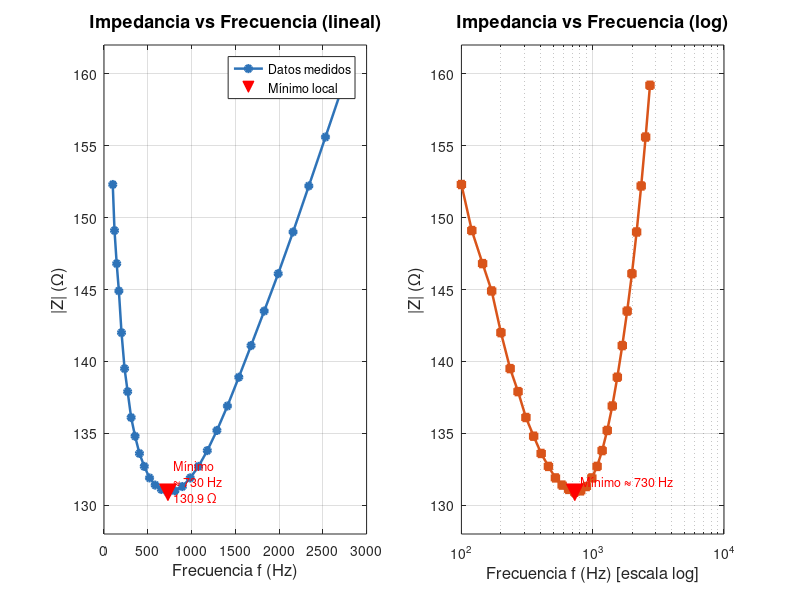

Here is the MATLAB script that generated this plot: (Note: this script raises an error after producing the figure.)
%% PARTE A — Análisis exploratorio
% Datos: frecuencia f (Hz) vs magnitud de impedancia |Z| (Ohm)

clc; clear; close all;

%% Datos experimentales
f = [100, 120, 145, 170, 200, 235, 270, 310, 355, 405, ...
     460, 520, 585, 655, 730, 810, 895, 985, 1080, 1180, ...
     1290, 1410, 1540, 1680, 1830, 1990, 2160, 2340, 2530, 2730];

Z = [152.3, 149.1, 146.8, 144.9, 142.0, 139.5, 137.9, 136.1, 134.8, 133.6, ...
     132.7, 131.9, 131.4, 131.1, 130.9, 131.0, 131.3, 131.9, 132.7, 133.8, ...
     135.2, 136.9, 138.9, 141.1, 143.5, 146.1, 149.0, 152.2, 155.6, 159.2];

%% GRÁFICO PRINCIPAL
figure('Name', 'Parte A — Análisis exploratorio', 'NumberTitle', 'off', ...
       'Position', [100, 100, 900, 600]);

% Subplot 1: Escala lineal
subplot(1, 2, 1);
plot(f, Z, 'o-', 'Color', [0.18 0.45 0.72], ...
     'LineWidth', 1.8, 'MarkerFaceColor', [0.18 0.45 0.72], ...
     'MarkerSize', 5);
grid on;
xlabel('Frecuencia f (Hz)', 'FontSize', 12);
ylabel('|Z| (Ω)', 'FontSize', 12);
title('Impedancia vs Frecuencia (lineal)', 'FontSize', 13, 'FontWeight', 'bold');

% Identificar y marcar el mínimo
[Z_min, idx_min] = min(Z);
f_min = f(idx_min);
hold on;
plot(f_min, Z_min, 'rv', 'MarkerSize', 12, 'MarkerFaceColor', 'red', ...
     'DisplayName', sprintf('Mínimo estimado: f ≈ %d Hz, |Z| = %.1f Ω', f_min, Z_min));
text(f_min + 60, Z_min + 0.8, sprintf('Mínimo\n≈ %d Hz\n%.1f Ω', f_min, Z_min), ...
     'FontSize', 9, 'Color', 'red');
legend('Datos medidos', 'Mínimo local', 'Location', 'northeast', 'FontSize', 9);
ylim([128 162]);
hold off;

% Subplot 2: Escala log en frecuencia
subplot(1, 2, 2);
semilogx(f, Z, 's-', 'Color', [0.85 0.33 0.10], ...
          'LineWidth', 1.8, 'MarkerFaceColor', [0.85 0.33 0.10], ...
          'MarkerSize', 5);
grid on;
xlabel('Frecuencia f (Hz) [escala log]', 'FontSize', 12);
ylabel('|Z| (Ω)', 'FontSize', 12);
title('Impedancia vs Frecuencia (log)', 'FontSize', 13, 'FontWeight', 'bold');
hold on;
semilogx(f_min, Z_min, 'rv', 'MarkerSize', 12, 'MarkerFaceColor', 'red');
text(f_min * 1.1, Z_min + 0.8, sprintf('Mínimo ≈ %d Hz', f_min), ...
     'FontSize', 9, 'Color', 'red');
ylim([128 162]);
hold off;

sgtitle('PARTE A — Impedancia Bioeléctrica de Tejido', ...
        'FontSize', 14, 'FontWeight', 'bold');

%% ESTADÍSTICAS DESCRIPTIVAS EN CONSOLA
fprintf('========================================\n');
fprintf('   PARTE A — Análisis Exploratorio\n');
fprintf('========================================\n');
fprintf('Rango de frecuencia : %d — %d Hz\n', min(f), max(f));
fprintf('|Z| máximo          : %.1f Ω  (f = %d Hz)\n', max(Z), f(Z == max(Z)));
fprintf('|Z| mínimo          : %.1f Ω  (f = %d Hz)\n', Z_min, f_min);
fprintf('Variación total     : %.1f Ω\n', max(Z) - min(Z));
fprintf('Índice del mínimo   : punto %d de 30\n', idx_min);
fprintf('----------------------------------------\n');

% Verificar tendencia: decreciente antes del mínimo
fprintf('Tendencia antes del mínimo (puntos 1-%d): decreciente\n', idx_min);
fprintf('Tendencia después del mínimo (puntos %d-30): creciente\n', idx_min);
fprintf('→ Curva en forma de U: comportamiento de resonancia LC\n');
fprintf('========================================\n');
